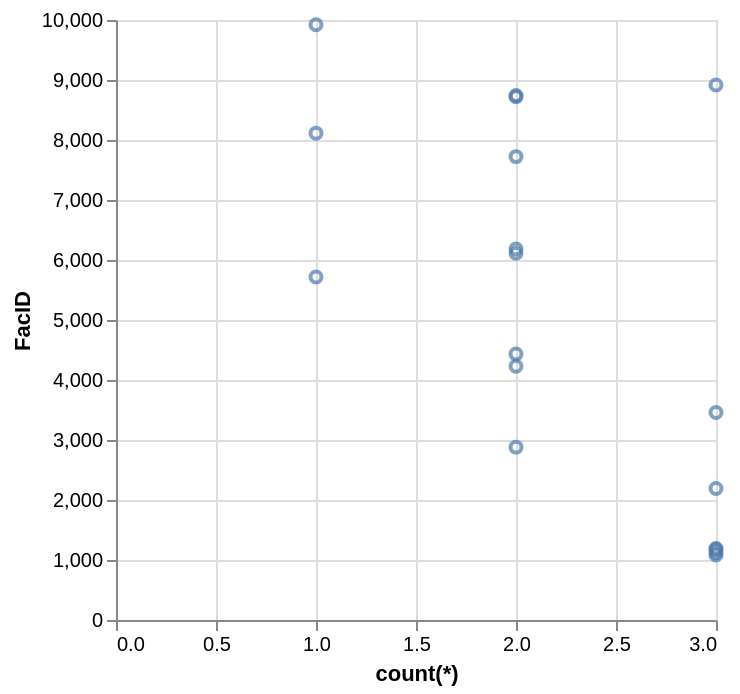

Source (Vega-Lite JSON):
### Vega-Lite specification from a JSON file in a GitHub repository (floating-point values rounded to 4 significant figures)
{"data": {"values": [{"x_data": 3, "y_data": 1082}, {"x_data": 3, "y_data": 1121}, {"x_data": 3, "y_data": 1177}, {"x_data": 3, "y_data": 1193}, {"x_data": 3, "y_data": 2192}, {"x_data": 2, "y_data": 2881}, {"x_data": 3, "y_data": 3457}, {"x_data": 2, "y_data": 4230}, {"x_data": 2, "y_data": 4432}, {"x_data": 1, "y_data": 5718}, {"x_data": 2, "y_data": 6112}, {"x_data": 2, "y_data": 6182}, {"x_data": 2, "y_data": 7723}, {"x_data": 1, "y_data": 8114}, {"x_data": 2, "y_data": 8721}, {"x_data": 2, "y_data": 8741}, {"x_data": 3, "y_data": 8918}, {"x_data": 1, "y_data": 9922}]}, "mark": "point", "encoding": {"x": {"field": "x_data", "type": "quantitative", "title": "count(*)"}, "y": {"field": "y_data", "type": "quantitative", "title": "FacID"}}}
